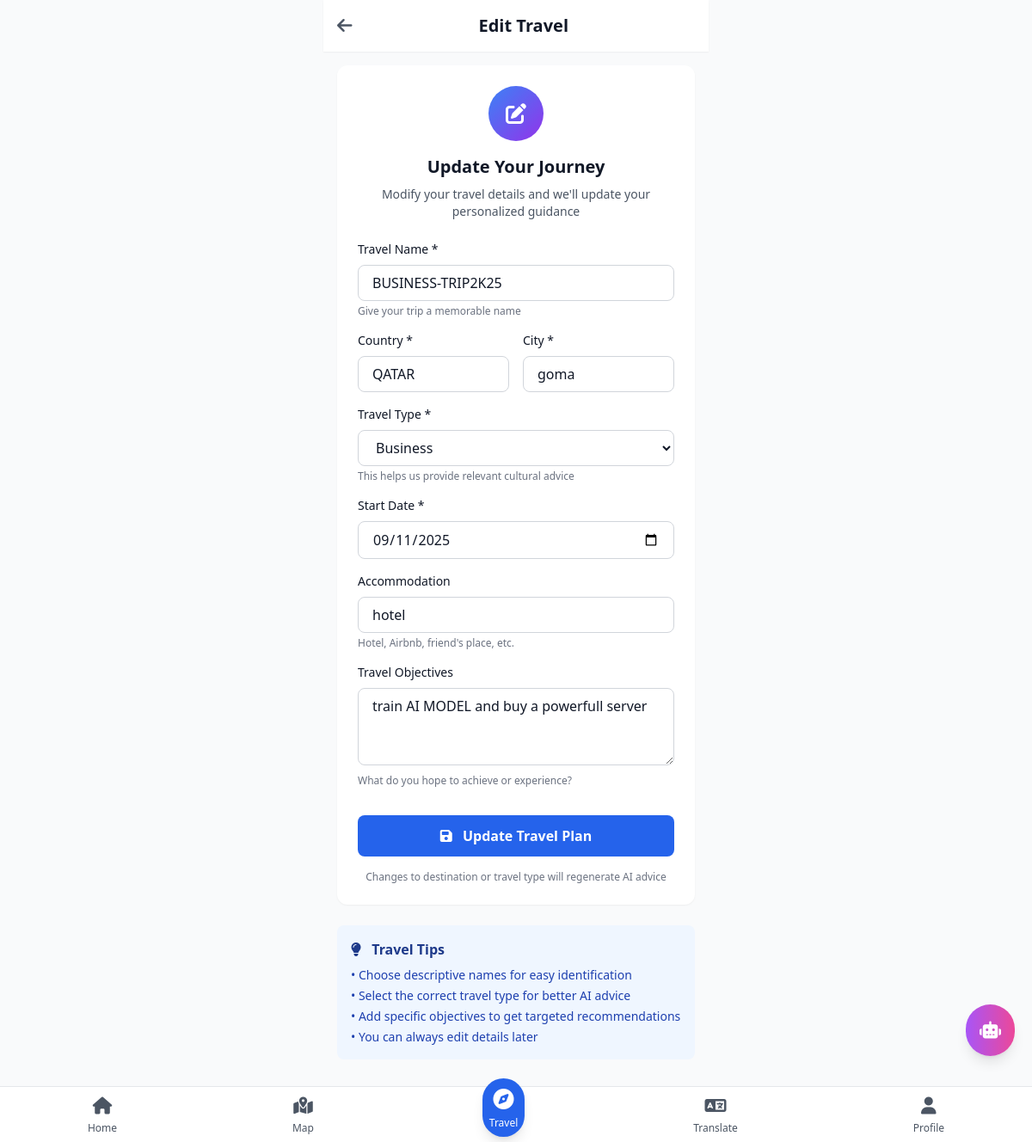
/travels/5/edit/ (signed in), run on the app's committed database.
### travels/models.py (models this page shows, shortened)
class Travel(models.Model):
    TRAVEL_TYPES = [
        ('business', 'Business'),
        ('scientific', 'Scientific'),
        ('vacation', 'Vacation'),
        ('pilgrimage', 'Pilgrimage'),
    ]
    user = models.ForeignKey(User, on_delete=models.CASCADE)
    name = models.CharField(max_length=100)
    country = models.CharField(max_length=100)
    city = models.CharField(max_length=100)
    travel_type = models.CharField(max_length=20, choices=TRAVEL_TYPES)
    start_date = models.DateField(default=timezone.now)
    residence = models.CharField(max_length=200, blank=True)
    objectives = models.TextField(blank=True)
    is_active = models.BooleanField(default=False)
    advice_data = models.JSONField(null=True, blank=True)
    is_synced = models.BooleanField(default=False)
    created_at = models.DateTimeField(auto_now_add=True)
    updated_at = models.DateTimeField(auto_now=True)
    class Meta:
        ordering = ['-created_at']

### travels/views.py (the view)
# urls.py: path('<int:travel_id>/edit/', views.travel_edit, name='travel_edit'),
@login_required
def travel_edit(request, travel_id):
    travel = get_object_or_404(Travel, id=travel_id, user=request.user)
    if request.method == 'POST':
        form = TravelForm(request.POST, instance=travel)
        if form.is_valid():
            updated_travel = form.save()
            if form.has_changed() and any(field in form.changed_data for field in ['city', 'country', 'travel_type']):
                try:
                    advice = generate_travel_advice(
                        updated_travel.city,
                        updated_travel.country,
                        updated_travel.travel_type
                    )
                    updated_travel.advice_data = advice
                    updated_travel.save()
                except Exception as e:
                    print(f"Error regenerating advice: {e}")
            messages.success(request, f'Travel "{updated_travel.name}" updated successfully!')
            return redirect('travel_detail', travel_id=updated_travel.id)
    else:
        form = TravelForm(instance=travel)
    context = {
        'form': form,
        'travel': travel,
        'is_editing': True,
    }
    return render(request, 'travels/travel_form.html', context)

### templates/travels/travel_form.html (shortened to what this page needs)
{% extends 'base.html' %}
{% block content %}
<div class="max-w-md mx-auto">
    <header class="bg-white dark:bg-slate-800 p-4 shadow-sm theme-transition flex justify-between items-center">
        <a href="{% if is_editing %}{% url 'travel_detail' travel.id %}{% else %}{% url 'travel_list' %}{% endif %}" class="text-gray-600 hover:text-gray-800 dark:text-gray-400 dark:hover:text-gray-200">
            <i class="fas fa-arrow-left text-xl"></i>
        </a>
        <h1 class="text-xl font-bold">{% if is_editing %}Edit Travel{% else %}New Travel{% endif %}</h1>
    </header>
    <div class="p-4">
        <div class="bg-white dark:bg-slate-800 rounded-xl p-6 shadow-sm">
            <div class="text-center mb-6">
                <div class="w-16 h-16 bg-gradient-to-br from-blue-500 to-purple-600 rounded-full flex items-center justify-center mx-auto mb-4">
                    <i class="fas fa-{% if is_editing %}edit{% else %}compass{% endif %} text-white text-2xl"></i>
                </div>
                <h2 class="text-xl font-bold mb-2">{% if is_editing %}Update Your Journey{% else %}Plan Your Journey{% endif %}</h2>
                <p class="text-gray-600 dark:text-gray-400 text-sm">
                    {% if is_editing %}
                        Modify your travel details and we'll update your personalized guidance
                    {% else %}
                        Tell us about your travel plans to get personalized guidance
                    {% endif %}
                </p>
            </div>
            <form method="post" class="space-y-4">
                <div>
                    <label for="{{ form.name.id_for_label }}" class="block text-sm font-medium mb-2">Travel Name *</label>
                    {{ form.name }}
                    <p class="text-xs text-gray-500 mt-1">Give your trip a memorable name</p>
                </div>
                <div class="grid grid-cols-2 gap-4">
                    <div>
                        <label for="{{ form.country.id_for_label }}" class="block text-sm font-medium mb-2">Country *</label>
                        {{ form.country }}
                    </div>
                    <div>
                        <label for="{{ form.city.id_for_label }}" class="block text-sm font-medium mb-2">City *</label>
                        {{ form.city }}
                    </div>
                </div>
                <div>
                    <label for="{{ form.travel_type.id_for_label }}" class="block text-sm font-medium mb-2">Travel Type *</label>
                    {{ form.travel_type }}
                    <p class="text-xs text-gray-500 mt-1">This helps us provide relevant cultural advice</p>
                </div>
                <div>
                    <label for="{{ form.start_date.id_for_label }}" class="block text-sm font-medium mb-2">Start Date *</label>
                    {{ form.start_date }}
                </div>
                <div>
                    <label for="{{ form.residence.id_for_label }}" class="block text-sm font-medium mb-2">Accommodation</label>
                    {{ form.residence }}
                    <p class="text-xs text-gray-500 mt-1">Hotel, Airbnb, friend's place, etc.</p>
                </div>
                <div>
                    <label for="{{ form.objectives.id_for_label }}" class="block text-sm font-medium mb-2">Travel Objectives</label>
                    {{ form.objectives }}
                    <p class="text-xs text-gray-500 mt-1">What do you hope to achieve or experience?</p>
                </div>
                <div class="pt-4">
                    <button type="submit" class="w-full bg-primary-600 text-white py-3 rounded-lg font-semibold hover:bg-primary-700 transition-colors">
                        <i class="fas fa-{% if is_editing %}save{% else %}rocket{% endif %} mr-2"></i>
                        {% if is_editing %}Update Travel Plan{% else %}Create Travel Plan{% endif %}
                    </button>
                </div>
                <div class="text-center">
                    <p class="text-xs text-gray-500">
                        {% if is_editing %}
                            Changes to destination or travel type will regenerate AI advice
                        {% else %}
                            We'll generate personalized cultural advice and safety tips for your destination
                        {% endif %}
                    </p>
                </div>
            </form>
        </div>
        <div class="mt-6 bg-blue-50 dark:bg-blue-900/20 rounded-lg p-4">
            <h3 class="font-semibold text-blue-900 dark:text-blue-300 mb-2">
                <i class="fas fa-lightbulb mr-2"></i>
                Travel Tips
            </h3>
            <ul class="text-sm text-blue-800 dark:text-blue-300 space-y-1">
                <li>• Choose descriptive names for easy identification</li>
                <li>• Select the correct travel type for better AI advice</li>
                <li>• Add specific objectives to get targeted recommendations</li>
                <li>• You can always edit details later</li>
            </ul>
        </div>
    </div>
</div>
{% endblock %}

### static/css/base.css (style rules this page uses)
:root { --primary-50: #eff6ff; --primary-500: #3b82f6; --primary-600: #2563eb; --primary-700: #1d4ed8; --primary-900: #1e3a8a; }
.theme-transition { transition: background-color 0.3s ease, color 0.3s ease; }
input, select, textarea { transition: border-color 0.2s ease, box-shadow 0.2s ease; }
button { transition: all 0.2s ease; }

### templates/base.html (style rules this page uses)
.theme-transition { transition: background-color 0.3s ease, color 0.3s ease; }

### data on the page
Travel: name "BUSINESS-TRIP2K25", country "QATAR", city "goma", travel_type "Business", start_date "09/11/2025", residence "hotel", objectives "train AI MODEL and buy a powerfull server"
